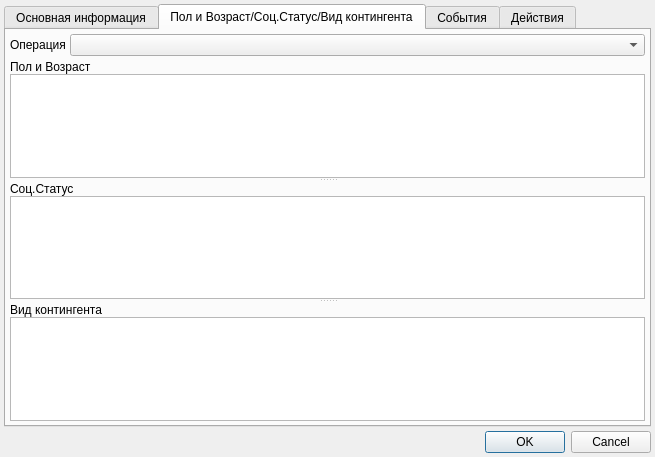
<?xml version="1.0" encoding="UTF-8"?>
<ui version="4.0">
 <class>RBContingentTypeEditor</class>
 <widget class="QDialog" name="RBContingentTypeEditor">
  <property name="geometry">
   <rect>
    <x>0</x>
    <y>0</y>
    <width>655</width>
    <height>457</height>
   </rect>
  </property>
  <property name="windowTitle">
   <string>Dialog</string>
  </property>
  <layout class="QGridLayout" name="gridLayout_6">
   <property name="margin">
    <number>4</number>
   </property>
   <property name="spacing">
    <number>4</number>
   </property>
   <item row="0" column="0">
    <widget class="QTabWidget" name="tabWidget">
     <property name="currentIndex">
      <number>1</number>
     </property>
     <widget class="QWidget" name="tabMain">
      <attribute name="title">
       <string>Основная информация</string>
      </attribute>
      <layout class="QGridLayout" name="gridLayout">
       <property name="margin">
        <number>4</number>
       </property>
       <property name="spacing">
        <number>4</number>
       </property>
       <item row="2" column="0">
        <widget class="QLabel" name="lblPriority">
         <property name="text">
          <string>Приоритет</string>
         </property>
        </widget>
       </item>
       <item row="1" column="0">
        <widget class="QLabel" name="lblName">
         <property name="text">
          <string>Наименование</string>
         </property>
        </widget>
       </item>
       <item row="0" column="0">
        <widget class="QLabel" name="lblCode">
         <property name="text">
          <string>Код</string>
         </property>
        </widget>
       </item>
       <item row="3" column="1">
        <spacer name="verticalSpacer">
         <property name="orientation">
          <enum>Qt::Vertical</enum>
         </property>
         <property name="sizeHint" stdset="0">
          <size>
           <width>20</width>
           <height>40</height>
          </size>
         </property>
        </spacer>
       </item>
       <item row="1" column="1">
        <widget class="QLineEdit" name="edtName">
         <property name="maxLength">
          <number>32</number>
         </property>
        </widget>
       </item>
       <item row="2" column="1">
        <widget class="QSpinBox" name="edtPriority">
         <property name="sizePolicy">
          <sizepolicy hsizetype="Maximum" vsizetype="Fixed">
           <horstretch>0</horstretch>
           <verstretch>0</verstretch>
          </sizepolicy>
         </property>
         <property name="toolTip">
          <string>0-Выключено(не применяется)</string>
         </property>
        </widget>
       </item>
       <item row="0" column="1">
        <widget class="QLineEdit" name="edtCode">
         <property name="maxLength">
          <number>32</number>
         </property>
        </widget>
       </item>
      </layout>
     </widget>
     <widget class="QWidget" name="tabSexAge">
      <attribute name="title">
       <string>Пол и Возраст/Соц.Статус/Вид контингента</string>
      </attribute>
      <layout class="QGridLayout" name="gridLayout_2">
       <property name="margin">
        <number>4</number>
       </property>
       <property name="spacing">
        <number>4</number>
       </property>
       <item row="0" column="0">
        <widget class="QLabel" name="lblSASSOT">
         <property name="sizePolicy">
          <sizepolicy hsizetype="Maximum" vsizetype="Preferred">
           <horstretch>0</horstretch>
           <verstretch>0</verstretch>
          </sizepolicy>
         </property>
         <property name="text">
          <string>Операция</string>
         </property>
        </widget>
       </item>
       <item row="0" column="1">
        <widget class="QComboBox" name="cmbSASSOT">
         <item>
          <property name="text">
           <string/>
          </property>
         </item>
         <item>
          <property name="text">
           <string>И</string>
          </property>
         </item>
         <item>
          <property name="text">
           <string>ИЛИ</string>
          </property>
         </item>
        </widget>
       </item>
       <item row="1" column="0" colspan="2">
        <widget class="QSplitter" name="splitter">
         <property name="orientation">
          <enum>Qt::Vertical</enum>
         </property>
         <widget class="QWidget" name="wgtSexAge" native="true">
          <layout class="QVBoxLayout" name="verticalLayout_2">
           <property name="spacing">
            <number>0</number>
           </property>
           <property name="margin">
            <number>0</number>
           </property>
           <item>
            <widget class="QLabel" name="lblSexAge">
             <property name="text">
              <string>Пол и Возраст</string>
             </property>
            </widget>
           </item>
           <item>
            <widget class="CInDocTableView" name="tblSexAge"/>
           </item>
          </layout>
         </widget>
         <widget class="QWidget" name="wgtSocStatus" native="true">
          <layout class="QVBoxLayout" name="verticalLayout_3">
           <property name="spacing">
            <number>0</number>
           </property>
           <property name="margin">
            <number>0</number>
           </property>
           <item>
            <widget class="QLabel" name="lblSocStatus">
             <property name="text">
              <string>Соц.Статус</string>
             </property>
            </widget>
           </item>
           <item>
            <widget class="CInDocTableView" name="tblSocStatus"/>
           </item>
          </layout>
         </widget>
         <widget class="QWidget" name="wgtContingentKind" native="true">
          <layout class="QVBoxLayout" name="verticalLayout_5">
           <property name="spacing">
            <number>0</number>
           </property>
           <property name="margin">
            <number>0</number>
           </property>
           <item>
            <widget class="QLabel" name="lblContingentKind">
             <property name="text">
              <string>Вид контингента</string>
             </property>
            </widget>
           </item>
           <item>
            <widget class="CInDocTableView" name="tblContingentKind"/>
           </item>
          </layout>
         </widget>
        </widget>
       </item>
      </layout>
     </widget>
     <widget class="QWidget" name="tabEventType">
      <attribute name="title">
       <string>События</string>
      </attribute>
      <layout class="QGridLayout" name="gridLayout_7">
       <property name="margin">
        <number>4</number>
       </property>
       <property name="spacing">
        <number>4</number>
       </property>
       <item row="0" column="0">
        <widget class="QLabel" name="lblETMOT">
         <property name="sizePolicy">
          <sizepolicy hsizetype="Maximum" vsizetype="Preferred">
           <horstretch>0</horstretch>
           <verstretch>0</verstretch>
          </sizepolicy>
         </property>
         <property name="text">
          <string>Операция</string>
         </property>
        </widget>
       </item>
       <item row="0" column="1">
        <widget class="QComboBox" name="cmbETMOT">
         <item>
          <property name="text">
           <string/>
          </property>
         </item>
         <item>
          <property name="text">
           <string>И</string>
          </property>
         </item>
         <item>
          <property name="text">
           <string>ИЛИ</string>
          </property>
         </item>
        </widget>
       </item>
       <item row="1" column="0" colspan="2">
        <widget class="QSplitter" name="splitter_3">
         <property name="orientation">
          <enum>Qt::Vertical</enum>
         </property>
         <widget class="QWidget" name="wgtEventType" native="true">
          <layout class="QVBoxLayout" name="verticalLayout_4">
           <property name="spacing">
            <number>0</number>
           </property>
           <property name="margin">
            <number>0</number>
           </property>
           <item>
            <widget class="QLabel" name="lblEventType">
             <property name="text">
              <string>Тип события</string>
             </property>
            </widget>
           </item>
           <item>
            <widget class="CInDocTableView" name="tblEventType"/>
           </item>
          </layout>
         </widget>
         <widget class="QSplitter" name="splitter_2">
          <property name="orientation">
           <enum>Qt::Vertical</enum>
          </property>
          <widget class="QWidget" name="wgtMES" native="true">
           <layout class="QGridLayout" name="gridLayout_5">
            <item row="0" column="0">
             <widget class="QLabel" name="lblMES">
              <property name="text">
               <string>МЭС</string>
              </property>
             </widget>
            </item>
            <item row="1" column="0">
             <widget class="CInDocTableView" name="tblMES"/>
            </item>
           </layout>
          </widget>
          <widget class="QWidget" name="wgtlHealtGroup" native="true">
           <layout class="QGridLayout" name="gridLayout_3">
            <item row="0" column="0">
             <widget class="QLabel" name="lblHealtGroup">
              <property name="text">
               <string>Группа здоровья</string>
              </property>
             </widget>
            </item>
            <item row="1" column="0">
             <widget class="CInDocTableView" name="tblHealtGroup"/>
            </item>
           </layout>
          </widget>
         </widget>
        </widget>
       </item>
      </layout>
     </widget>
     <widget class="QWidget" name="tabActionType">
      <attribute name="title">
       <string>Действия</string>
      </attribute>
      <layout class="QGridLayout" name="gridLayout_4">
       <property name="margin">
        <number>4</number>
       </property>
       <property name="spacing">
        <number>4</number>
       </property>
       <item row="0" column="0">
        <widget class="QLabel" name="lblATOP">
         <property name="sizePolicy">
          <sizepolicy hsizetype="Maximum" vsizetype="Preferred">
           <horstretch>0</horstretch>
           <verstretch>0</verstretch>
          </sizepolicy>
         </property>
         <property name="text">
          <string>Операция Тип События</string>
         </property>
        </widget>
       </item>
       <item row="0" column="1">
        <widget class="QComboBox" name="cmbATOP">
         <item>
          <property name="text">
           <string/>
          </property>
         </item>
         <item>
          <property name="text">
           <string>И</string>
          </property>
         </item>
         <item>
          <property name="text">
           <string>ИЛИ</string>
          </property>
         </item>
        </widget>
       </item>
       <item row="2" column="0" colspan="2">
        <widget class="CInDocTableView" name="tblActionType"/>
       </item>
       <item row="1" column="0" colspan="2">
        <widget class="QLabel" name="lblActionType">
         <property name="text">
          <string>Тип Действия</string>
         </property>
        </widget>
       </item>
      </layout>
     </widget>
    </widget>
   </item>
   <item row="1" column="0">
    <widget class="QDialogButtonBox" name="buttonBox">
     <property name="orientation">
      <enum>Qt::Horizontal</enum>
     </property>
     <property name="standardButtons">
      <set>QDialogButtonBox::Cancel|QDialogButtonBox::Ok</set>
     </property>
    </widget>
   </item>
  </layout>
 </widget>
 <customwidgets>
  <customwidget>
   <class>CInDocTableView</class>
   <extends>QTableView</extends>
   <header>library/InDocTable.h</header>
  </customwidget>
 </customwidgets>
 <tabstops>
  <tabstop>edtCode</tabstop>
  <tabstop>edtName</tabstop>
  <tabstop>edtPriority</tabstop>
  <tabstop>cmbSASSOT</tabstop>
  <tabstop>tblSexAge</tabstop>
  <tabstop>tblSocStatus</tabstop>
  <tabstop>cmbETMOT</tabstop>
  <tabstop>tblEventType</tabstop>
  <tabstop>tblMES</tabstop>
  <tabstop>buttonBox</tabstop>
 </tabstops>
 <resources/>
 <connections>
  <connection>
   <sender>buttonBox</sender>
   <signal>accepted()</signal>
   <receiver>RBContingentTypeEditor</receiver>
   <slot>accept()</slot>
   <hints>
    <hint type="sourcelabel">
     <x>248</x>
     <y>254</y>
    </hint>
    <hint type="destinationlabel">
     <x>157</x>
     <y>274</y>
    </hint>
   </hints>
  </connection>
  <connection>
   <sender>buttonBox</sender>
   <signal>rejected()</signal>
   <receiver>RBContingentTypeEditor</receiver>
   <slot>reject()</slot>
   <hints>
    <hint type="sourcelabel">
     <x>316</x>
     <y>260</y>
    </hint>
    <hint type="destinationlabel">
     <x>286</x>
     <y>274</y>
    </hint>
   </hints>
  </connection>
 </connections>
</ui>
